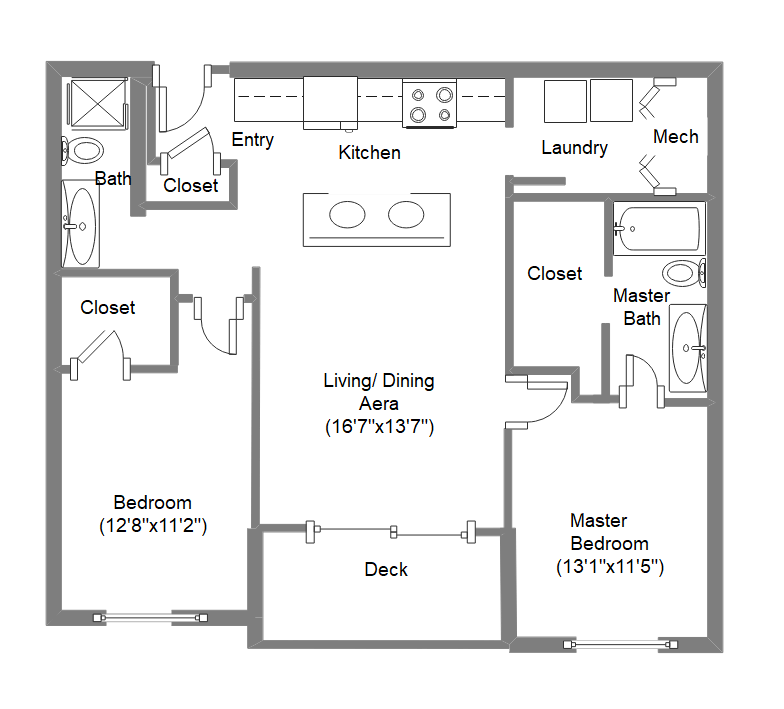
#> input picture resources/example4.png, 784 x 709 px, found by its file name
$ python smooth3.py
#> lines starting #> are read from the running program, lines starting #| are printed output that depends on the picture; after the words box and inside, x2 and y2 are one past the last pixel; in counts of white or black regions, pixels touching at a corner belong together
# Wall & Room Detection Pipeline inspired by
# "Wall Extraction and Room Detection for Multi-Unit Architectural Floor Plans"

import cv2
import numpy as np
import matplotlib.pyplot as plt
from skimage.morphology import remove_small_objects
from skimage.measure import label

# Step 1: Preprocessing (binarize, clean noise)
def preprocess_image(path, threshold=200):
    img = cv2.imread(path, cv2.IMREAD_GRAYSCALE)
    _, binary = cv2.threshold(img, threshold, 255, cv2.THRESH_BINARY_INV)
    binary = cv2.medianBlur(binary, 3)
    return img, binary

# Step 2: Detect wall line segments using Hough transform
def detect_line_segments(mask):
    lines = cv2.HoughLinesP(mask, 1, np.pi / 180, threshold=50, minLineLength=20, maxLineGap=10)
    return [tuple(line[0]) for line in lines] if lines is not None else []

# Step 3: Generate wall mask (Mw) by drawing and filling from line segments
def generate_wall_mask(lines, shape, avg_thickness=5):
    mask = np.zeros(shape, dtype=np.uint8)

    for line in lines:
        x1, y1, x2, y2 = line
        dx, dy = x2 - x1, y2 - y1
        length = np.hypot(dx, dy)
        if length == 0:
            continue
        dir_vec = np.array([dx, dy]) / length
        normal = np.array([-dir_vec[1], dir_vec[0]])

        # Draw central line
        cv2.line(mask, (x1, y1), (x2, y2), 255, avg_thickness)

        # Expand both sides along normal
        for shift in range(1, avg_thickness):
            offset = normal * shift
            offset = np.round(offset).astype(int)
            cv2.line(mask, (x1 + offset[0], y1 + offset[1]), (x2 + offset[0], y2 + offset[1]), 255, 1)
            cv2.line(mask, (x1 - offset[0], y1 - offset[1]), (x2 - offset[0], y2 - offset[1]), 255, 1)

    return mask

# Step 4: Gap closing using virtual walls
def bridge_wall_gaps(mask, thickness=2):
    lines = detect_line_segments(mask)
    if not lines:
        return mask, np.zeros_like(mask)

    segments = lines
    lengths = [np.hypot(x2 - x1, y2 - y1) for x1, y1, x2, y2 in segments]
    max_len_all = max(lengths) if lengths else 1
    virtual = np.zeros_like(mask)

    for i in range(len(segments)):
        for j in range(i + 1, len(segments)):
            x1a, y1a, x2a, y2a = segments[i]
            x1b, y1b, x2b, y2b = segments[j]

            la = np.hypot(x2a - x1a, y2a - y1a)
            lb = np.hypot(x2b - x1b, y2b - y1b)
            longer = segments[i] if la >= lb else segments[j]
            end_a = [(x1a, y1a), (x2a, y2a)]
            end_b = [(x1b, y1b), (x2b, y2b)]
            td = (la + lb) / 40

            for pa in end_a:
                for pb in end_b:
                    dist = np.hypot(pa[0] - pb[0], pa[1] - pb[1])
                    if dist <= 2 * max(la, lb) and dist <= max_len_all:
                        if point_to_line_distance(pb, longer) <= td:
                            if is_line_empty(mask, pa, pb):
                                cv2.line(virtual, pa, pb, 255, thickness)

    return cv2.bitwise_or(mask, virtual), virtual

def point_to_line_distance(pt, line):
    x1, y1, x2, y2 = line
    px, py = pt
    num = abs((y2 - y1)*px - (x2 - x1)*py + x2*y1 - y2*x1)
    den = np.hypot(x2 - x1, y2 - y1)
    return num / (den + 1e-6)

def is_line_empty(mask, pt1, pt2):
    line_img = np.zeros_like(mask)
    cv2.line(line_img, pt1, pt2, 255, 1)
    return np.all(mask[line_img > 0] == 0)

# Step 5: Room Detection via connected empty regions
def detect_rooms(wall_mask, davg=10, tavg=3, min_area=500):
    # Step 1: Flood fill from (0,0) to mark outside
    filled = wall_mask.copy()
    h, w = filled.shape
    cv2.floodFill(filled, np.zeros((h+2, w+2), np.uint8), (0, 0), 255)

    # Step 2: Invert filled to get inside regions
    inside = cv2.bitwise_not(filled)

    # Step 3: Connected components (potential rooms)
    num_labels, labels, stats, _ = cv2.connectedComponentsWithStats(inside, connectivity=8)
    rooms = []

    for i in range(1, num_labels):
        x, y, w, h, area = stats[i]
        if area < min_area:
            continue
        mask = (labels == i).astype(np.uint8) * 255

        # Step 4: Contour vectorization
        contours, _ = cv2.findContours(mask, cv2.RETR_EXTERNAL, cv2.CHAIN_APPROX_SIMPLE)
        if not contours:
            continue
        cnt = max(contours, key=cv2.contourArea)

        # Step 5: Ellipse fitting to check axis lengths
        if len(cnt) >= 5:
            ellipse = cv2.fitEllipse(cnt)
            (cx, cy), (major, minor), angle = ellipse
            if major > davg and minor > davg / tavg:
                rooms.append((x, y, w, h))

    return rooms

# Visualization
def draw_results(img, wall_mask, rooms):
    vis = cv2.cvtColor(img, cv2.COLOR_GRAY2BGR)
    vis[wall_mask > 0] = [0, 0, 255]
    for (x, y, w, h) in rooms:
        cv2.rectangle(vis, (x, y), (x + w, y + h), (0, 255, 0), 2)
    plt.figure(figsize=(12, 8))
    plt.imshow(vis[..., ::-1])
    plt.title("Walls (Red) and Rooms (Green Boxes)")
    plt.axis('off')
    plt.show()

# Virtual wall visualization
def show_virtual_walls(orig, wall_mask, virtual_mask):
    vis = cv2.cvtColor(orig, cv2.COLOR_GRAY2BGR)
    vis[wall_mask > 0] = [0, 0, 255]      # Red: original & virtual walls
    vis[virtual_mask > 0] = [255, 0, 0]   # Blue: only virtual walls
    plt.figure(figsize=(12, 8))
    plt.imshow(vis[..., ::-1])
    plt.title("Virtual Walls (Blue) + Real Walls (Red)")
    plt.axis('off')
    plt.show()

# Main pipeline
def main_pipeline(path):
    orig, bin_mask = preprocess_image(path)
#> in preprocess_image, `_, binary = cv2.threshold(img, threshold, 255, cv2.THRESH_BINARY_INV)`:
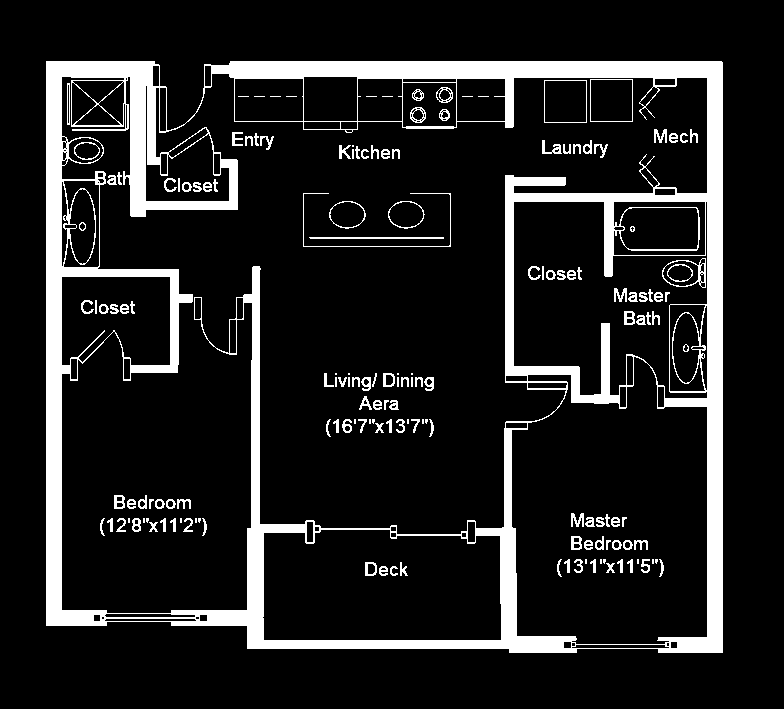
#> binary: shape (709, 784); 12.9% white; 167 white regions (31 under 20 px), largest, box (x1, y1, x2, y2) and area: (46, 61, 723, 653) 62406, (303, 193, 451, 247) 321, (309, 237, 444, 239) 269
#> in preprocess_image, `binary = cv2.medianBlur(binary, 3)`:
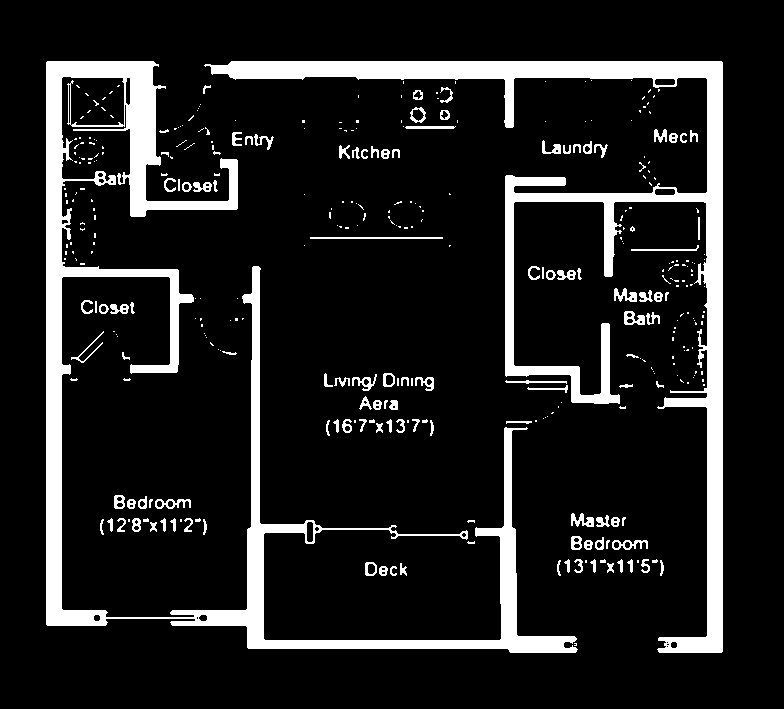
#> binary: shape (709, 784); 12.2% white; 364 white regions (247 under 20 px), largest, box (x1, y1, x2, y2) and area: (46, 61, 578, 653) 31909, (204, 61, 723, 653) 26789, (310, 237, 443, 239) 266
    lines = detect_line_segments(bin_mask)
#> in detect_line_segments, `lines = cv2.HoughLinesP(mask, 1, np.pi / 180, threshold=50, minLineLen..`: lines = 405 rows, first 6: [46, 74, 152, 72], [228, 64, 722, 64], [205, 66, 722, 75], [231, 61, 721, 61], [53, 625, 62, 135], [229, 63, 722, 63]
#> lines = 405 items, first 6: (46, 74, 152, 72), (228, 64, 722, 64), (205, 66, 722, 75), (231, 61, 721, 61), (53, 625, 62, 135), (229, 63, 722, 63)
    wall_mask = generate_wall_mask(lines, shape=bin_mask.shape)
#> the loop in generate_wall_mask, `for line in lines:` made 405 passes
#> (x1, y1, x2, y2, dx, dy, length, dir_vec) on passes 1 to 3: (46, 74, 152, 72, 106, -2, 106, [1, -0.0189]), (228, 64, 722, 64, 494, 0, 494, [1, 0]), (205, 66, 722, 75, 517, 9, 517.1, [1, 0.0174])
#> after the loop in generate_wall_mask, `for line in lines:`:
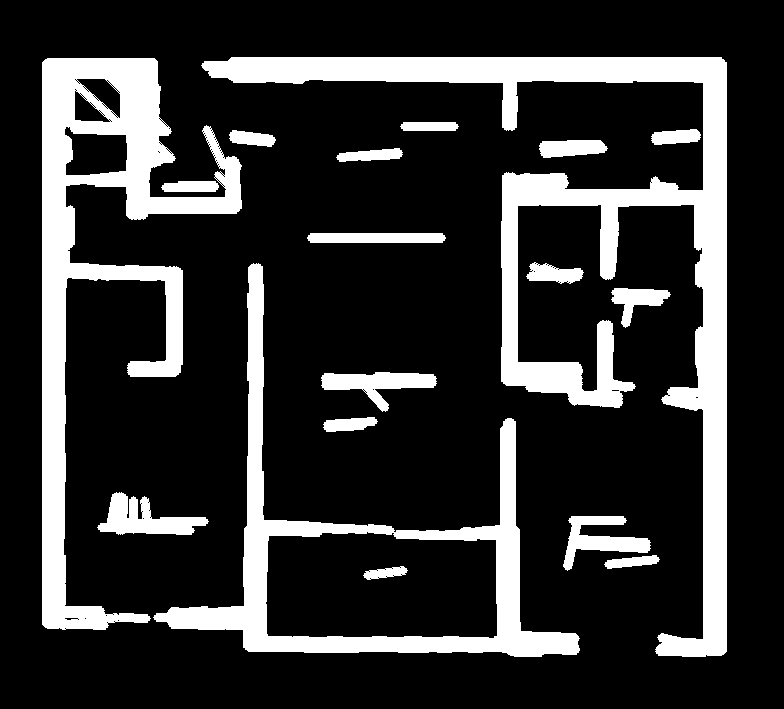
#> mask: shape (709, 784); 19.8% white; 18 white regions, largest, box (x1, y1, x2, y2) and area: (201, 57, 727, 657) 42890, (42, 58, 242, 630) 31181, (153, 263, 580, 657) 21278
    bridged, virtual = bridge_wall_gaps(wall_mask)
#> in detect_line_segments (call 2), `lines = cv2.HoughLinesP(mask, 1, np.pi / 180, threshold=50, minLineLen..`: lines = 764 rows, first 6: [45, 60, 157, 61], [42, 73, 157, 73], [717, 655, 717, 57], [203, 68, 726, 68], [202, 66, 721, 57], [716, 655, 716, 58]
#> in bridge_wall_gaps, `lines = detect_line_segments(mask)`: lines = 764 items, first 6: (45, 60, 157, 61), (42, 73, 157, 73), (717, 655, 717, 57), (203, 68, 726, 68), (202, 66, 721, 57), (716, 655, 716, 58)
#> in bridge_wall_gaps, `segments = lines`: segments has the same summary as lines
#> in bridge_wall_gaps, `lengths = [np.hypot(x2 - x1, y2 - y1) for x1, y1, x2, y2 in segments]`: lengths = 764 values, max 598 at index 2, min 20 at index 577, mean 115.8
#> in bridge_wall_gaps, `max_len_all = max(lengths) if lengths else 1`: max_len_all = 598
#> the loop in bridge_wall_gaps, `for i in range(len(segments)):` made 764 passes
    rooms = detect_rooms(bridged)
#> in detect_rooms, `cv2.floodFill(filled, np.zeros((h+2, w+2), np.uint8), (0, 0), 255)`: filled: shape (709, 784); 95.3% white; 77 black regions (73 under 20 px), largest, box (x1, y1, x2, y2) and area: (266, 532, 497, 638) 22403, (65, 127, 127, 175) 2240, (75, 79, 120, 118) 778, (75, 89, 112, 122) 555
#> in detect_rooms, `num_labels, labels, stats, _ = cv2.connectedComponentsWithStats(inside..`: labels: shape (709, 784) int32; 78 distinct labels, from 0 to 77
#> after the loop in detect_rooms, `for i in range(1, num_labels):`:
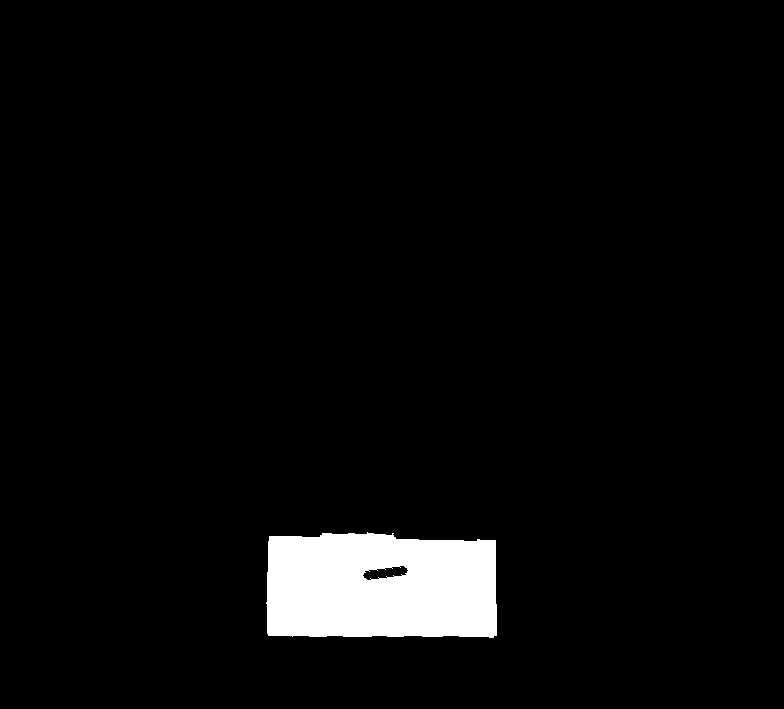
#> mask: shape (709, 784); 4% white; 1 white region, box (x1, y1, x2, y2) and area: (266, 532, 497, 638) 22403

    # Optional: Draw final wall lines
    debug_lines = np.zeros_like(bridged)
    for x1, y1, x2, y2 in lines:
        cv2.line(debug_lines, (x1, y1), (x2, y2), 255, 1)
#> this loop made 405 passes
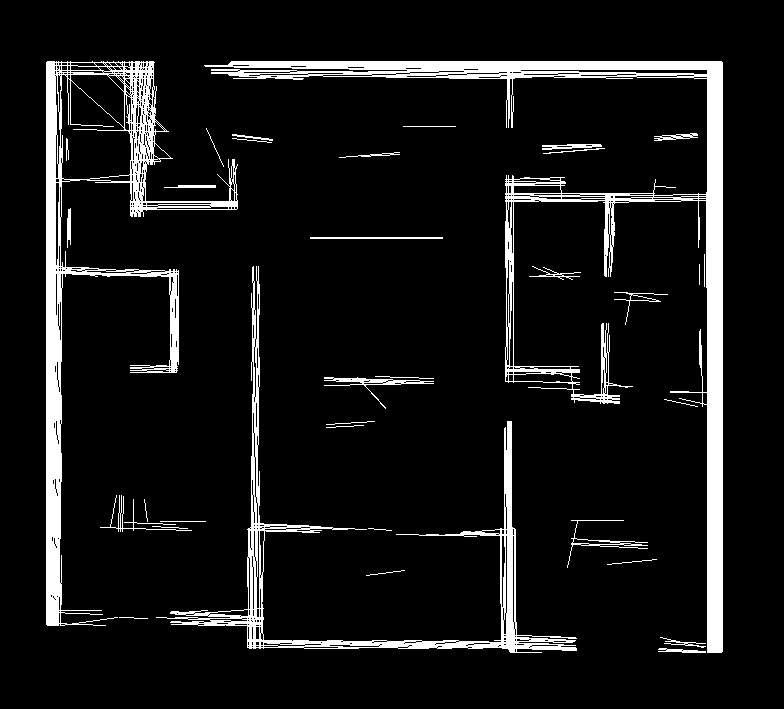
#> debug_lines: shape (709, 784); 8.6% white; 35 white regions, largest, box (x1, y1, x2, y2) and area: (204, 61, 723, 653) 21321, (46, 61, 238, 626) 14346, (156, 266, 577, 653) 8810
    plt.figure(figsize=(12, 8))
    plt.imshow(debug_lines, cmap='gray')
    plt.title("Detected Wall Line Segments")
    plt.axis('off')
    plt.show()

    show_virtual_walls(orig, bridged, virtual)
#> in show_virtual_walls, `vis[wall_mask > 0] = [0, 0, 255]`:
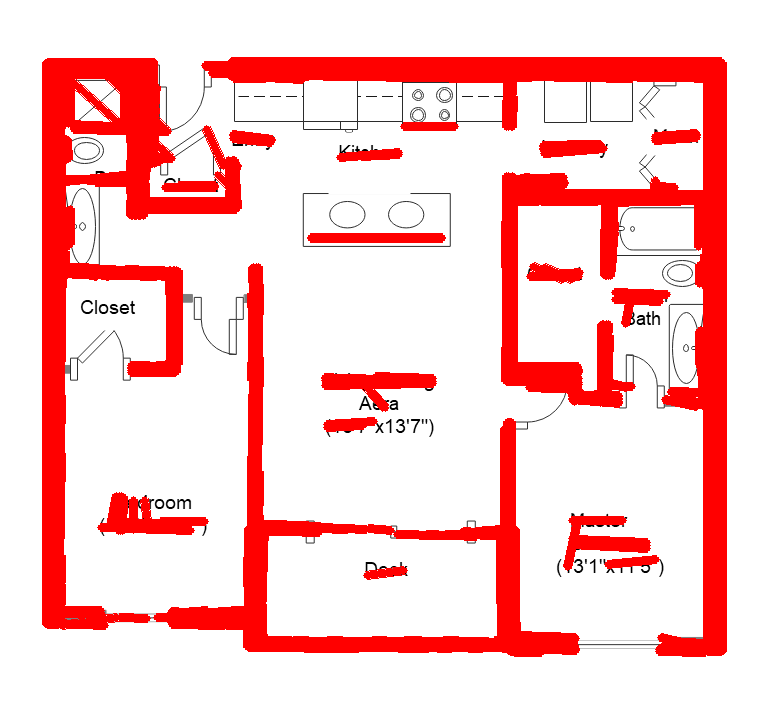
#> vis: shape (709, 784, 3); mean B, G, R 202.1, 202.1, 252.7
    draw_results(orig, bridged, rooms)
#> the loop in draw_results, `for (x, y, w, h) in rooms:` made 4 passes
#> (x, y, w, h) on passes 1 to 4: (75, 79, 45, 39), (75, 89, 37, 33), (65, 127, 62, 48), (266, 532, 231, 106)
#> after the loop in draw_results, `for (x, y, w, h) in rooms:`:
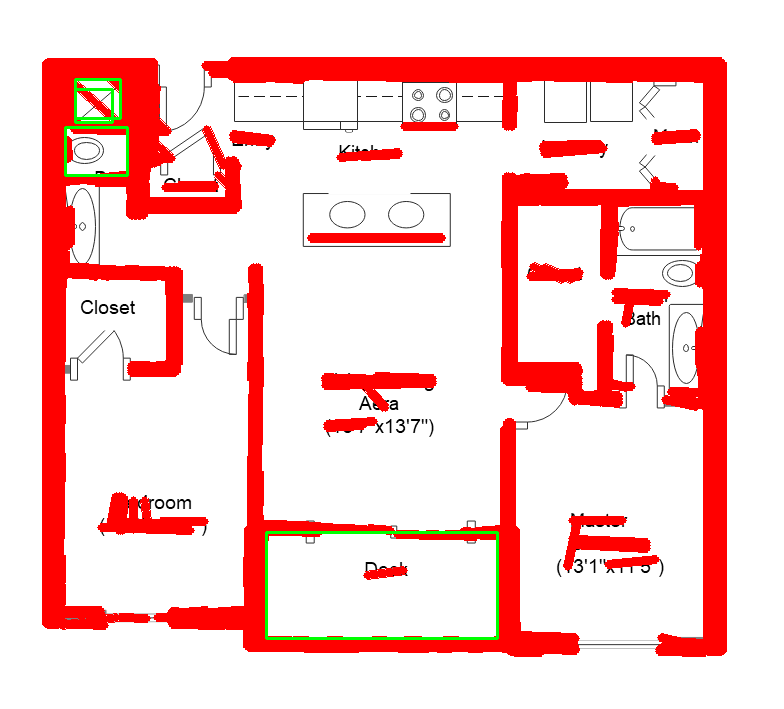
#> vis: shape (709, 784, 3); 0.63% of pixels changed, all inside (x1, y1, x2, y2) = (64, 78, 499, 640)

# Example usage:
img_path = "./resources/example4.png"
main_pipeline(img_path)
